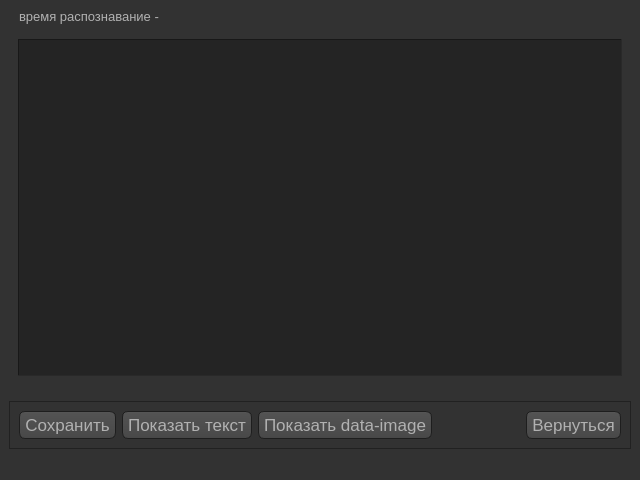
<?xml version="1.0" encoding="UTF-8"?>
<ui version="4.0">
 <class>MainWindow</class>
 <widget class="QMainWindow" name="MainWindow">
  <property name="geometry">
   <rect>
    <x>0</x>
    <y>0</y>
    <width>640</width>
    <height>480</height>
   </rect>
  </property>
  <property name="minimumSize">
   <size>
    <width>640</width>
    <height>480</height>
   </size>
  </property>
  <property name="windowTitle">
   <string>Result</string>
  </property>
  <property name="windowIcon">
   <iconset resource="../qt_for_main.qrc">
    <normaloff>:/main_icon/Icons/ebook.svg</normaloff>:/main_icon/Icons/ebook.svg</iconset>
  </property>
  <property name="styleSheet">
   <string notr="true">QToolTip
{
     border: 1px solid black;
     background-color: #ffa02f;
     padding: 1px;
     border-radius: 3px;
     opacity: 100;
}

QWidget
{
    color: #b1b1b1;
    background-color: #323232;
}

QTreeView, QListView
{
    background-color: silver;
    margin-left: 5px;
}

QWidget:item:hover
{
    background-color: QLinearGradient( x1: 0, y1: 0, x2: 0, y2: 1, stop: 0 #ffa02f, stop: 1 #ca0619);
    color: #000000;
}

QWidget:item:selected
{
    background-color: QLinearGradient( x1: 0, y1: 0, x2: 0, y2: 1, stop: 0 #ffa02f, stop: 1 #d7801a);
}

QMenuBar::item
{
    background: transparent;
}

QMenuBar::item:selected
{
    background: transparent;
    border: 1px solid #ffaa00;
}

QMenuBar::item:pressed
{
    background: #444;
    border: 1px solid #000;
    background-color: QLinearGradient(
        x1:0, y1:0,
        x2:0, y2:1,
        stop:1 #212121,
        stop:0.4 #343434/*,
        stop:0.2 #343434,
        stop:0.1 #ffaa00*/
    );
    margin-bottom:-1px;
    padding-bottom:1px;
}

QMenu
{
    border: 1px solid #000;
}

QMenu::item
{
    padding: 2px 20px 2px 20px;
}

QMenu::item:selected
{
    color: #000000;
}

QWidget:disabled
{
    color: #808080;
    background-color: #323232;
}

QAbstractItemView
{
    background-color: QLinearGradient( x1: 0, y1: 0, x2: 0, y2: 1, stop: 0 #4d4d4d, stop: 0.1 #646464, stop: 1 #5d5d5d);
}

QWidget:focus
{
    /*border: 1px solid darkgray;*/
}

QLineEdit
{
    background-color: QLinearGradient( x1: 0, y1: 0, x2: 0, y2: 1, stop: 0 #4d4d4d, stop: 0 #646464, stop: 1 #5d5d5d);
    padding: 1px;
    border-style: solid;
    border: 1px solid #1e1e1e;
    border-radius: 5;
}

QPushButton
{
    color: #b1b1b1;
    background-color: QLinearGradient( x1: 0, y1: 0, x2: 0, y2: 1, stop: 0 #565656, stop: 0.1 #525252, stop: 0.5 #4e4e4e, stop: 0.9 #4a4a4a, stop: 1 #464646);
    border-width: 1px;
    border-color: #1e1e1e;
    border-style: solid;
    border-radius: 6;
    padding: 3px;
    font-size: 17px;
    padding-left: 5px;
    padding-right: 5px;
    min-width: 40px;
}

QPushButton:pressed
{
    background-color: QLinearGradient( x1: 0, y1: 0, x2: 0, y2: 1, stop: 0 #2d2d2d, stop: 0.1 #2b2b2b, stop: 0.5 #292929, stop: 0.9 #282828, stop: 1 #252525);
}

QComboBox
{
    selection-background-color: #ffaa00;
    background-color: QLinearGradient( x1: 0, y1: 0, x2: 0, y2: 1, stop: 0 #565656, stop: 0.1 #525252, stop: 0.5 #4e4e4e, stop: 0.9 #4a4a4a, stop: 1 #464646);
    border-style: solid;
    border: 1px solid #1e1e1e;
    border-radius: 5;
}

QComboBox:hover,QPushButton:hover
{
    border: 2px solid QLinearGradient( x1: 0, y1: 0, x2: 0, y2: 1, stop: 0 #ffa02f, stop: 1 #d7801a);
}


QComboBox:on
{
    padding-top: 3px;
    padding-left: 4px;
    background-color: QLinearGradient( x1: 0, y1: 0, x2: 0, y2: 1, stop: 0 #2d2d2d, stop: 0.1 #2b2b2b, stop: 0.5 #292929, stop: 0.9 #282828, stop: 1 #252525);
    selection-background-color: #ffaa00;
}

QComboBox QAbstractItemView
{
    border: 2px solid darkgray;
    selection-background-color: QLinearGradient( x1: 0, y1: 0, x2: 0, y2: 1, stop: 0 #ffa02f, stop: 1 #d7801a);
}

QComboBox::drop-down
{
     subcontrol-origin: padding;
     subcontrol-position: top right;
     width: 15px;

     border-left-width: 0px;
     border-left-color: darkgray;
     border-left-style: solid; /* just a single line */
     border-top-right-radius: 3px; /* same radius as the QComboBox */
     border-bottom-right-radius: 3px;
 }

QComboBox::down-arrow
{
     image: url(:/dark_orange/img/down_arrow.png);
}

QGroupBox
{   
	border: 1px solid black;
    margin-top: 10px;
}

QGroupBox:focus
{
	border: 1px solid rgb(33,33,33)
}

QTextEdit:focus
{
    border: 1px solid darkgray;
}

QScrollBar:horizontal {
     border: 1px solid #222222;
     background: QLinearGradient( x1: 0, y1: 0, x2: 0, y2: 1, stop: 0.0 #121212, stop: 0.2 #282828, stop: 1 #484848);
     height: 7px;
     margin: 0px 16px 0 16px;
}

QScrollBar::handle:horizontal
{
      background: QLinearGradient( x1: 0, y1: 0, x2: 1, y2: 0, stop: 0 #ffa02f, stop: 0.5 #d7801a, stop: 1 #ffa02f);
      min-height: 20px;
      border-radius: 2px;
}

QScrollBar::add-line:horizontal {
      border: 1px solid #1b1b19;
      border-radius: 2px;
      background: QLinearGradient( x1: 0, y1: 0, x2: 1, y2: 0, stop: 0 #ffa02f, stop: 1 #d7801a);
      width: 14px;
      subcontrol-position: right;
      subcontrol-origin: margin;
}

QScrollBar::sub-line:horizontal {
      border: 1px solid #1b1b19;
      border-radius: 2px;
      background: QLinearGradient( x1: 0, y1: 0, x2: 1, y2: 0, stop: 0 #ffa02f, stop: 1 #d7801a);
      width: 14px;
     subcontrol-position: left;
     subcontrol-origin: margin;
}

QScrollBar::right-arrow:horizontal, QScrollBar::left-arrow:horizontal
{
      border: 1px solid black;
      width: 1px;
      height: 1px;
      background: white;
}

QScrollBar::add-page:horizontal, QScrollBar::sub-page:horizontal
{
      background: none;
}

QScrollBar:vertical
{
      background: QLinearGradient( x1: 0, y1: 0, x2: 1, y2: 0, stop: 0.0 #121212, stop: 0.2 #282828, stop: 1 #484848);
      width: 7px;
      margin: 16px 0 16px 0;
      border: 1px solid #222222;
}

QScrollBar::handle:vertical
{
      background: QLinearGradient( x1: 0, y1: 0, x2: 0, y2: 1, stop: 0 #ffa02f, stop: 0.5 #d7801a, stop: 1 #ffa02f);
      min-height: 20px;
      border-radius: 2px;
}

QScrollBar::add-line:vertical
{
      border: 1px solid #1b1b19;
      border-radius: 2px;
      background: QLinearGradient( x1: 0, y1: 0, x2: 0, y2: 1, stop: 0 #ffa02f, stop: 1 #d7801a);
      height: 14px;
      subcontrol-position: bottom;
      subcontrol-origin: margin;
}

QScrollBar::sub-line:vertical
{
      border: 1px solid #1b1b19;
      border-radius: 2px;
      background: QLinearGradient( x1: 0, y1: 0, x2: 0, y2: 1, stop: 0 #d7801a, stop: 1 #ffa02f);
      height: 14px;
      subcontrol-position: top;
      subcontrol-origin: margin;
}

QScrollBar::up-arrow:vertical, QScrollBar::down-arrow:vertical
{
      border: 1px solid black;
      width: 1px;
      height: 1px;
      background: white;
}


QScrollBar::add-page:vertical, QScrollBar::sub-page:vertical
{
      background: none;
}

QTextEdit
{
    background-color: #242424;
}

QPlainTextEdit
{
    background-color: #242424;
}

QHeaderView::section
{
    background-color: QLinearGradient(x1:0, y1:0, x2:0, y2:1, stop:0 #616161, stop: 0.5 #505050, stop: 0.6 #434343, stop:1 #656565);
    color: white;
    padding-left: 4px;
    border: 1px solid #6c6c6c;
}

QCheckBox:disabled
{
	color: #414141;
}

QDockWidget::title
{
    text-align: center;
    spacing: 3px; /* spacing between items in the tool bar */	
	
	background-color: qlineargradient(spread:pad, x1:0, y1:0.318182, x2:0.693, y2:0.563, stop:0.147727 rgba(50, 50, 50, 255), stop:0.732955 rgba(235, 144, 37, 255));

/*    background-color: QLinearGradient(x1:0, y1:0, x2:0, y2:1, stop:0 #323232, stop: 0.5 #242424, stop:1 #323232); */
	border-radius: 5;
}

QDockWidget::close-button, QDockWidget::float-button
{
    text-align: center;
    spacing: 1px; /* spacing between items in the tool bar */
	background-color: rgb(235, 144, 37);
   /*  background-color: QLinearGradient(x1:0, y1:0, x2:0, y2:1, stop:0 #323232, stop: 0.5 #242424, stop:1 #323232); */
}

QDockWidget::close-button:hover, QDockWidget::float-button:hover
{
    background: #242424;
}

QDockWidget::close-button:pressed, QDockWidget::float-button:pressed
{
    padding: 1px -1px -1px 1px;
}



QToolBar::handle
{
     spacing: 3px; /* spacing between items in the tool bar */
     background: url(:/dark_orange/img/handle.png);
}

QMenu::separator
{
    height: 2px;
    background-color: QLinearGradient(x1:0, y1:0, x2:0, y2:1, stop:0 #161616, stop: 0.5 #151515, stop: 0.6 #212121, stop:1 #343434);
    color: white;
    padding-left: 4px;
    margin-left: 10px;
    margin-right: 5px;
}

QProgressBar
{
    border: 2px solid grey;
    border-radius: 5px;
    text-align: center;
}

QProgressBar::chunk
{
    background-color: #d7801a;
    width: 2.15px;
    margin: 0.5px;
}

QTabBar::tab {
    color: #b1b1b1;
    border: 1px solid #444;
    border-bottom-style: none;
    background-color: #323232;
    padding-left: 10px;
    padding-right: 10px;
    padding-top: 3px;
    padding-bottom: 2px;
    margin-right: -1px;
}

QTabWidget::pane {
    border: 1px solid #444;
    top: 1px;
}

QTabBar::tab:last
{
    margin-right: 0; /* the last selected tab has nothing to overlap with on the right */
    border-top-right-radius: 3px;
}

QTabBar::tab:first:!selected
{
	 margin-left: 0px; /* the last selected tab has nothing to overlap with on the right */


    border-top-left-radius: 3px;
}

QTabBar::tab:!selected
{
    color: #b1b1b1;
    border-bottom-style: solid;
    margin-top: 3px;
    background-color: QLinearGradient(x1:0, y1:0, x2:0, y2:1, stop:1 #212121, stop:.4 #343434);
}

QTabBar::tab:selected
{
    border-top-left-radius: 3px;
    border-top-right-radius: 3px;
    margin-bottom: 0px;
}

QTabBar::tab:!selected:hover
{
    /*border-top: 2px solid #ffaa00;
    padding-bottom: 3px;*/
    border-top-left-radius: 3px;
    border-top-right-radius: 3px;
    background-color: QLinearGradient(x1:0, y1:0, x2:0, y2:1, stop:1 #212121, stop:0.4 #343434, stop:0.2 #343434, stop:0.1 #ffaa00);
}

QRadioButton::indicator:checked, QRadioButton::indicator:unchecked{
    color: #b1b1b1;
    background-color: #323232;
    border: 1px solid #b1b1b1;
    border-radius: 6px;
}

QRadioButton::indicator:checked
{
    background-color: qradialgradient(
        cx: 0.5, cy: 0.5,
        fx: 0.5, fy: 0.5,
        radius: 1.0,
        stop: 0.25 #ffaa00,
        stop: 0.3 #323232
    );
}

QCheckBox::indicator{
    color: #b1b1b1;
    background-color: #323232;
    border: 1px solid #b1b1b1;
    width: 9px;
    height: 9px;
}

QRadioButton::indicator
{
    border-radius: 6px;
}

QRadioButton::indicator:hover, QCheckBox::indicator:hover
{
    border: 1px solid #ffaa00;
}

QCheckBox::indicator:checked
{
	image:url(:/dark_orange/img/checkbox.png);
	background-color: rgb(255, 170, 0);
	color: rgb(255, 170, 0);
}

QCheckBox::indicator:disabled, QRadioButton::indicator:disabled
{
    border: 1px solid #444;
}


QSlider::groove:horizontal {
    border: 1px solid #3A3939;
    height: 8px;
    background: #201F1F;
    margin: 2px 0;
    border-radius: 2px;
}

QSlider::handle:horizontal {
    background: QLinearGradient( x1: 0, y1: 0, x2: 0, y2: 1,
      stop: 0.0 silver, stop: 0.2 #a8a8a8, stop: 1 #727272);
    border: 1px solid #3A3939;
    width: 14px;
    height: 14px;
    margin: -4px 0;
    border-radius: 2px;
}

QSlider::groove:vertical {
    border: 1px solid #3A3939;
    width: 8px;
    background: #201F1F;
    margin: 0 0px;
    border-radius: 2px;
}

QSlider::handle:vertical {
    background: QLinearGradient( x1: 0, y1: 0, x2: 0, y2: 1, stop: 0.0 silver,
      stop: 0.2 #a8a8a8, stop: 1 #727272);
    border: 1px solid #3A3939;
    width: 14px;
    height: 14px;
    margin: 0 -4px;
    border-radius: 2px;
}

QAbstractSpinBox {
    padding-top: 2px;
    padding-bottom: 2px;
    border: 1px solid darkgray;

    border-radius: 2px;
    min-width: 50px;
}
QMainWindow{
	border-top: 2px solid black;
}

QGroupBox{
	border-color:rgb(33,33,33)
}

QGroupBox:hover{
	border-color:rgb(33,33,33)
}

QGroupBox::indicator {
    color: #b1b1b1;
    background-color: #323232;
    border: 1px solid #b1b1b1;
}

QGroupBox::indicator:checked
{
	background-color: rgb(255, 170, 0);
	color: rgb(255, 170, 0);
}

/* QMainWindow::separator
{
    background-color: QLinearGradient(x1:0, y1:0, x2:0, y2:1, stop:0 #161616, stop: 0.5 #151515, stop: 0.6 #212121, stop:1 #343434);
    color: white;
    padding-left: 4px;
    border: 1px solid #4c4c4c;
    spacing: 3px;  spacing between items in the tool bar 
}

QMainWindow::separator:hover
{

    background-color: QLinearGradient(x1:0, y1:0, x2:0, y2:1, stop:0 #d7801a, stop:0.5 #b56c17 stop:1 #ffa02f);
    color: white;
    padding-left: 4px;
    border: 1px solid #6c6c6c;
    spacing: 3px; /* spacing between items in the tool bar
}
*/

QMainWindow::separator
{
	width:0px; 
	height:0px;
}
</string>
  </property>
  <widget class="QWidget" name="centralwidget">
   <layout class="QVBoxLayout" name="verticalLayout" stretch="0,0,0">
    <item>
     <widget class="QLabel" name="label_timer">
      <property name="font">
       <font>
        <pointsize>10</pointsize>
        <kerning>true</kerning>
       </font>
      </property>
      <property name="text">
       <string>время распознавание - </string>
      </property>
      <property name="scaledContents">
       <bool>false</bool>
      </property>
      <property name="margin">
       <number>0</number>
      </property>
      <property name="indent">
       <number>10</number>
      </property>
      <property name="textInteractionFlags">
       <set>Qt::NoTextInteraction</set>
      </property>
     </widget>
    </item>
    <item>
     <widget class="QStackedWidget" name="stackedWidget">
      <property name="currentIndex">
       <number>0</number>
      </property>
      <widget class="QWidget" name="page">
       <layout class="QVBoxLayout" name="verticalLayout_2">
        <item>
         <widget class="QTextBrowser" name="textBrowser_result">
          <property name="font">
           <font>
            <pointsize>12</pointsize>
           </font>
          </property>
          <property name="styleSheet">
           <string notr="true">QDockWidget:pressed
{
	border-color: rgb(0, 0, 0);
	background-color: rgb(255, 255, 255);
	/*background-color: rgb(235, 144, 37); */
   /*  background-color: QLinearGradient(x1:0, y1:0, x2:0, y2:1, stop:0 #323232, stop: 0.5 #242424, stop:1 #323232); */
}</string>
          </property>
          <property name="frameShape">
           <enum>QFrame::Panel</enum>
          </property>
          <property name="frameShadow">
           <enum>QFrame::Sunken</enum>
          </property>
          <property name="lineWidth">
           <number>1</number>
          </property>
          <property name="midLineWidth">
           <number>0</number>
          </property>
          <property name="readOnly">
           <bool>false</bool>
          </property>
         </widget>
        </item>
       </layout>
      </widget>
      <widget class="QWidget" name="page_2">
       <layout class="QVBoxLayout" name="verticalLayout_3">
        <property name="spacing">
         <number>6</number>
        </property>
        <property name="leftMargin">
         <number>9</number>
        </property>
        <property name="topMargin">
         <number>9</number>
        </property>
        <property name="rightMargin">
         <number>9</number>
        </property>
        <property name="bottomMargin">
         <number>9</number>
        </property>
        <item>
         <widget class="QScrollArea" name="scrollArea">
          <property name="widgetResizable">
           <bool>true</bool>
          </property>
          <widget class="QWidget" name="scrollAreaWidgetContents">
           <property name="geometry">
            <rect>
             <x>0</x>
             <y>0</y>
             <width>602</width>
             <height>335</height>
            </rect>
           </property>
           <layout class="QVBoxLayout" name="verticalLayout_4">
            <item>
             <widget class="QLabel" name="label_dataimage">
              <property name="text">
               <string/>
              </property>
             </widget>
            </item>
           </layout>
          </widget>
         </widget>
        </item>
       </layout>
      </widget>
     </widget>
    </item>
    <item>
     <widget class="QGroupBox" name="groupBox_buttons">
      <property name="autoFillBackground">
       <bool>false</bool>
      </property>
      <property name="styleSheet">
       <string notr="true">QPushButton {
	font-size: 14;
}</string>
      </property>
      <property name="title">
       <string/>
      </property>
      <property name="checkable">
       <bool>false</bool>
      </property>
      <layout class="QHBoxLayout" name="horizontalLayout_2">
       <item>
        <widget class="QPushButton" name="pushButton_save">
         <property name="font">
          <font>
           <pointsize>-1</pointsize>
          </font>
         </property>
         <property name="text">
          <string>Сохранить</string>
         </property>
        </widget>
       </item>
       <item>
        <widget class="QPushButton" name="pushButton_showtext">
         <property name="text">
          <string>Показать текст</string>
         </property>
        </widget>
       </item>
       <item>
        <widget class="QPushButton" name="pushButton_showimage">
         <property name="font">
          <font>
           <pointsize>-1</pointsize>
          </font>
         </property>
         <property name="text">
          <string>Показать data-image</string>
         </property>
        </widget>
       </item>
       <item>
        <spacer name="horizontalSpacer">
         <property name="orientation">
          <enum>Qt::Horizontal</enum>
         </property>
         <property name="sizeHint" stdset="0">
          <size>
           <width>40</width>
           <height>20</height>
          </size>
         </property>
        </spacer>
       </item>
       <item>
        <widget class="QPushButton" name="pushButton_back">
         <property name="text">
          <string>Вернуться</string>
         </property>
        </widget>
       </item>
      </layout>
     </widget>
    </item>
   </layout>
  </widget>
  <widget class="QStatusBar" name="statusbar"/>
 </widget>
 <resources>
  <include location="../qt_for_main.qrc"/>
 </resources>
 <connections/>
</ui>
